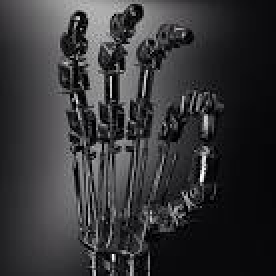
#> input picture _img/terminator_hand.jpg, 138 x 138 px (shown 2 times larger)
$ python app.py
#> lines starting #> are read from the running program, lines starting #| are printed output that depends on the picture
import cv2

img = cv2.imread('../../_img/terminator_hand.jpg')
#> img is the input picture: shape (138, 138, 3); mean B, G, R 55, 53.1, 53.3

recorte = img[25:50, 25:50]  # slicing para cortar imagem
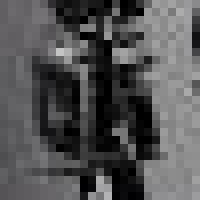
#> recorte: shape (25, 25, 3) (shown 8 times larger); mean B, G, R 83.5, 82.6, 82.8

cv2.imshow('Recorte', recorte)
cv2.imwrite('recorte.jpg', recorte)
